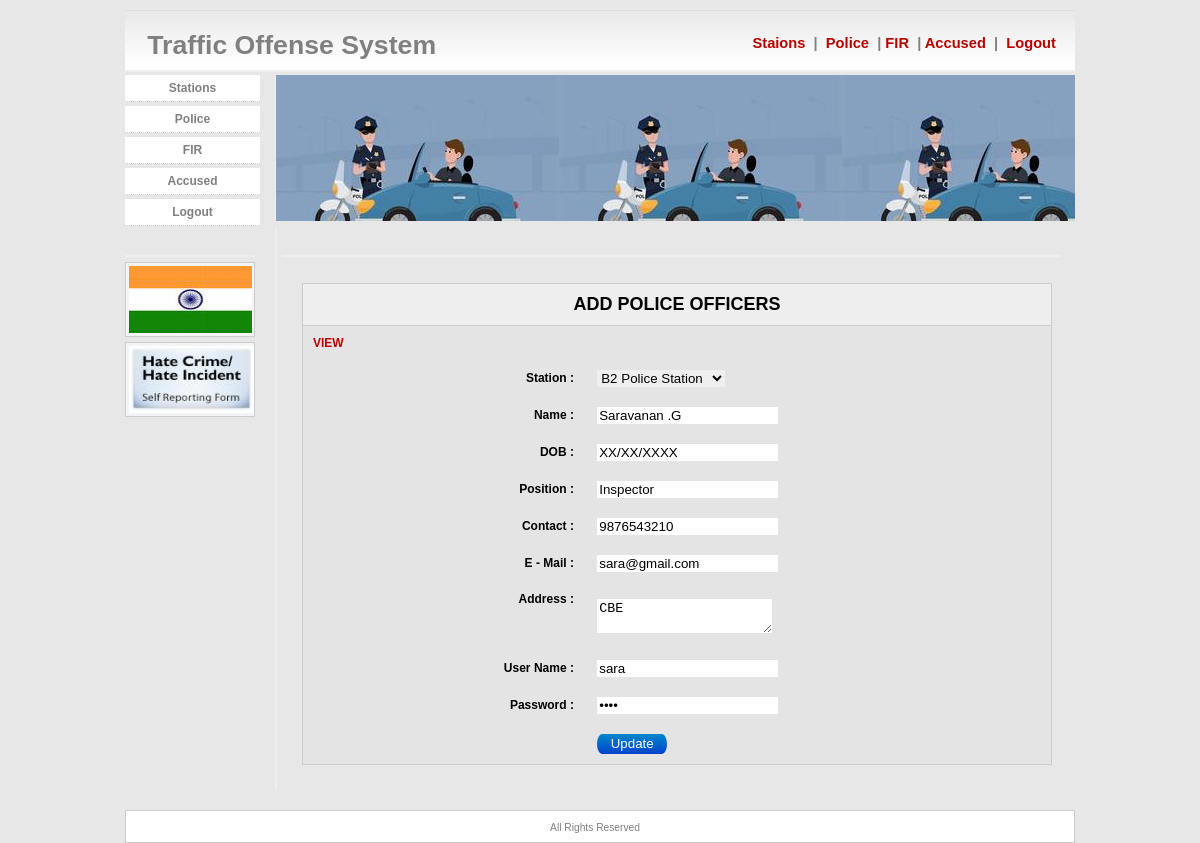
Screenshot of /admin/police.php?id=2&Mode=Edit with the database file from the repository.
### tables this page shows
CREATE TABLE `police` (
  `po_id` int(11) NOT NULL,
  `po_sta` varchar(100) NOT NULL,
  `po_name` varchar(100) NOT NULL,
  `po_dob` varchar(100) NOT NULL,
  `po_pos` varchar(100) NOT NULL,
  `po_con` varchar(100) NOT NULL,
  `po_email` varchar(100) NOT NULL,
  `po_add` longtext NOT NULL,
  `po_user` varchar(100) NOT NULL,
  `po_pwd` varchar(100) NOT NULL
);

### admin/police.php (the view, shortened to what this page needs)
<?php
 include_once "../db/db.php";
if($_GET['Mode'] =="Edit") {
	$sqlup="Select * from police
	where po_id='".$_REQUEST['id']."' ";
	$we=mysqli_query($con,$sqlup);
	$res=mysqli_fetch_object($we);
}
?>
<html><head><title>Traffic Offense System</title>
</head>
<link href="../css/style.css" rel="stylesheet" type="text/css" />
<body>
<div id="main">
<div id="header">
<div id="title">
				&nbsp;&nbsp; Traffic Offense System </div>
                    <div id="title1">
					 &nbsp;&nbsp;&nbsp;&nbsp;&nbsp;&nbsp;&nbsp;&nbsp;&nbsp;&nbsp;&nbsp;&nbsp;<a href="index.php">&nbsp;Staions&nbsp;</a> | <a href="police.php"> &nbsp;Police&nbsp;</a> | <a href="viewfir.php">FIR&nbsp;</a> | <a href="acc.php">Accused&nbsp;</a> | <a href="../logout.php"> &nbsp;Logout&nbsp;</a></div>
</div>
<div id="side">
<ul>
					<li><a href="index.php">Stations</a></li>
					<li><a href="police.php">Police</a></li>
				    <li><a href="viewfir.php">FIR</a></li>
				    <li><a href="acc.php">Accused</a></li>
					<li><a href="../logout.php">Logout</a></li>
				</ul>
<div class="side2">
					<h3>&nbsp;</h3>
					<div id="sidebox">
					 <img src="../images/image.jpg" width="123" height="67" />					</div>
					<div id="sidebox">
					 <img src="../images/hatecrime.jpg" width="125" height="67" />					</div>
			  </div>
</div>
<div id="banner"></div>
<div class="inner">
<h3>&nbsp;</h3>
<br>
<form id="form1" name="form1" method="post" action="" enctype="multipart/form-data" onSubmit="return valid()" style="padding-left:20px">
<table align="center" cellpadding="10" cellspacing="0" width="750" bgcolor="#e4e4e4" style="border:1px solid #CCCCCC;font-size:12px">
			<tr bgcolor="#e4e4e4">
			  <td colspan="2" style="border-bottom:1px solid #CCCCCC;" bgcolor="#eeeeee" align="center"><h2>ADD POLICE OFFICERS</h2></td>
			  </tr>
			 <tr>
    <td width="38%"><a href="viewpolice.php" style="text-decoration:none"><strong>VIEW</strong></a></td>
    <td width="62%"><input type="hidden" name="id" value="<?php echo $res->po_id; ?>"/></td>
  </tr>
  <tr>
    <td align="right"><strong>Station&nbsp;:&nbsp;</strong></td>
    <td>
	<select name="po_sta">
		<?php if($_GET['Mode'] =="Edit") { ?>
	<option value="<?php echo $res->po_sta;?>"><?php echo $res->po_sta; ?></option>
	<?php } else {?>
	<option value=""> --- Select Station --- </option>
	<?php }
	?>
	</select>	</td>
  </tr>
  <tr>
    <td align="right"><strong>Name&nbsp;:&nbsp;</strong></td>
    <td><input type="text" name="po_name" value="<?php echo $res->po_name; ?>"/></td>
  </tr>
  <tr>
    <td align="right"><strong>DOB&nbsp;:&nbsp;</strong></td>
    <td><input type="text" name="po_dob" value="<?php echo $res->po_dob; ?>"/></td>
  </tr>
  <tr>
    <td align="right"><strong>Position&nbsp;:&nbsp;</strong></td>
    <td><input type="text" name="po_pos" value="<?php echo $res->po_pos; ?>"/></td>
  </tr>
  <tr>
    <td align="right"><strong>Contact&nbsp;:&nbsp;</strong></td>
    <td><input type="text" name="po_con" value="<?php echo $res->po_con; ?>"/></td>
  </tr>
  <tr>
    <td align="right"><strong>E - Mail&nbsp;:&nbsp;</strong></td>
    <td><input type="text" name="po_email" value="<?php echo $res->po_email; ?>"/></td>
  </tr>
  <tr>
    <td align="right"><strong>Address&nbsp;:&nbsp;</strong></td>
    <td rowspan="2"><textarea name="po_add" style="width:175px"><?php echo $res->po_add; ?></textarea></td>
  </tr>
  <tr>
    <td>&nbsp;</td>
    </tr>
  <tr>
    <td align="right"><strong>User Name&nbsp;:&nbsp;</strong></td>
    <td><input type="text" name="po_user" value="<?php echo $res->po_user; ?>"/></td>
  </tr>
  <tr>
    <td align="right"><strong>Password&nbsp;:&nbsp;</strong></td>
    <td><input type="password" name="po_pwd" value="<?php echo $res->po_pwd; ?>"/></td>
  </tr>
  <tr>
    <td>&nbsp;</td>
    <td>
	<?php if($_GET['Mode'] =="Edit") { ?>
	<input type="submit" name="update" value="Update" class="submit_but" />
	<?php } else { ?>
		<input type="submit" name="submit" value="Submit" class="submit_but" />
	<?php } ?>	</td>
  </tr>
			</table>
			</form>
<h1>&nbsp;</h1>
		  </div>
 <div id="footer"><span class="divider"></span>
            All Rights Reserved
</div>
</div>
</body>
</html>

### css/style.css (style rules this page uses)
* { border: 0; margin: 0; }
body { margin: 0px; font-family: Arial, Verdana, Sans-Serif; font-size: 0.8em; background: #E7E7E7; }
#header { clear: both; text-align: right; padding: 20px 15px 0 0; margin: 10px 0 3px 0; height: 40px; border-bottom: 2px solid #eee; background: #FFF url(../images/fade.gif); color: #808080; }
#banner { margin: 0 0 5px 150px; line-height: 1.4em; background: url(../images/header.jpg); height: 146px; border-left: 1px solid #EEEEEE; }
#main { width: 950px; margin: 0px auto; }
#footer { clear: both; color: #808080; background: #FFF; font-size: 0.8em; text-align: center; padding: 9px 10px 9px 0; margin: 10px 0px 0px 0px; border: 1px solid #ccc; }
a { text-decoration: none; color: #B60400; }
.divider { background: url(../images/divider.png) no-repeat center top; display: block; height: 2px; width: 572px; margin: 0 auto; position: relative; }
.submit_but { color: #ffffff; background-image: -moz-linear-gradient(top, #0088cc, #0044cc); background-image: -webkit-gradient(linear, 0 0, 0 100%, from(#0088cc), to(#0044cc)); background-image: -webkit-linear-gradient(top, #0088cc, #0044cc); background-image: -o-linear-gradient(top, #0088cc, #0044cc); background-repeat: repeat-x; Border-bottom-left-radius: 30px 60px; Border-bottom-right-radius: 30px 60px; Border-top-left-radius: 30px 60px; Border-top-right-radius: 30px 60px; height:20px; width:70px; }
#side { clear: left; float: left; width: 150px; margin: 0 0 10px 0; padding: 0; font-size: 0.9em; }
#side ul { list-style: none; width: 150px; margin: 0 0 0 -10px; padding: 0; font-size: 1.1em; }
#side li { margin-bottom: 4px; padding: 0 5px 0 10px; }
#side li a { font-size: 9pt; font-weight: bold; text-align: right; height: 20px; text-decoration: none; color: #808080; display: block; padding: 6px 10px 0 10px; background: #fff; border-bottom: 1px dotted #ccc; text-align:center; }
#title { float: left; font-size: 20pt; font-weight: bold; padding: 0 0 0 0; }
#title1 { float: right; font-size: 11pt; font-weight: bold; padding: 5px 0 0 0; }
.side2 { margin: 9px 0 10px 0; width: 130px; color: #6B6B6B; line-height: 1.6em; }
#sidebox { border: 1px solid #ccc; background: #f4f4f4; padding: 3px; margin-top: 5px; }
h3 { font-size: 1.3em; margin: 0 0 5px 0; padding: 2px 0px 0px 0px; border-bottom: 2px solid #eee; }
.inner { margin: 7px 10px 20px 150px; padding: 5px 5px 5px 5px; line-height: 1.6em; text-align: left; color: #5D5D5D; border-left: 2px solid #eee; }
.inner a, #inner a:visited { text-decoration: underline; }

### rows the page displays
police: po_sta "B2 Police Station", po_name "Saravanan .G", po_dob "XX/XX/XXXX", po_pos "Inspector", po_con "9876543210", po_email "sara@gmail.com", po_add "CBE", po_user "sara"
